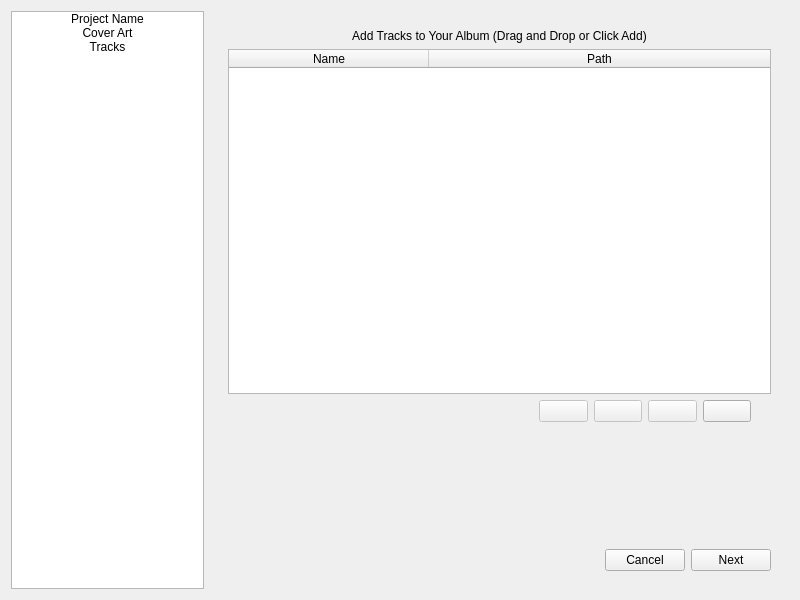
<?xml version="1.0" encoding="UTF-8"?>
<ui version="4.0">
 <class>CreateProjectDialog</class>
 <widget class="QDialog" name="CreateProjectDialog">
  <property name="geometry">
   <rect>
    <x>0</x>
    <y>0</y>
    <width>800</width>
    <height>600</height>
   </rect>
  </property>
  <property name="windowTitle">
   <string>Dialog</string>
  </property>
  <layout class="QHBoxLayout" name="horizontalLayout" stretch="1,3">
   <item>
    <widget class="NoUserSelectListWidget" name="listWidget">
     <property name="selectionMode">
      <enum>QAbstractItemView::SelectionMode::SingleSelection</enum>
     </property>
     <property name="spacing">
      <number>10</number>
     </property>
     <property name="supportedDragActions">
      <set>Qt::DropAction::IgnoreAction</set>
     </property>
     <item>
      <property name="text">
       <string>Project Name</string>
      </property>
      <property name="textAlignment">
       <set>AlignCenter</set>
      </property>
     </item>
     <item>
      <property name="text">
       <string>Cover Art</string>
      </property>
      <property name="textAlignment">
       <set>AlignCenter</set>
      </property>
     </item>
     <item>
      <property name="text">
       <string>Tracks</string>
      </property>
      <property name="textAlignment">
       <set>AlignCenter</set>
      </property>
     </item>
    </widget>
   </item>
   <item>
    <widget class="QWidget" name="widget" native="true">
     <layout class="QVBoxLayout" name="verticalLayout" stretch="20,5,1">
      <item>
       <widget class="QStackedWidget" name="stackedWidget">
        <property name="cursor">
         <cursorShape>ArrowCursor</cursorShape>
        </property>
        <property name="currentIndex">
         <number>2</number>
        </property>
        <widget class="QWidget" name="projectName">
         <layout class="QVBoxLayout" name="verticalLayout_4">
          <property name="leftMargin">
           <number>50</number>
          </property>
          <property name="rightMargin">
           <number>50</number>
          </property>
          <item>
           <widget class="QWidget" name="widget_3" native="true">
            <layout class="QHBoxLayout" name="horizontalLayout_3" stretch="1,5">
             <item>
              <widget class="QLabel" name="label">
               <property name="text">
                <string>Project Name</string>
               </property>
               <property name="alignment">
                <set>Qt::AlignmentFlag::AlignCenter</set>
               </property>
              </widget>
             </item>
             <item>
              <widget class="QLineEdit" name="nameField"/>
             </item>
            </layout>
           </widget>
          </item>
          <item>
           <widget class="QWidget" name="widget_4" native="true">
            <layout class="QHBoxLayout" name="horizontalLayout_6" stretch="1,5">
             <item>
              <widget class="QLabel" name="label_3">
               <property name="text">
                <string>Album Name</string>
               </property>
               <property name="alignment">
                <set>Qt::AlignmentFlag::AlignCenter</set>
               </property>
              </widget>
             </item>
             <item>
              <widget class="QLineEdit" name="albumNameField"/>
             </item>
            </layout>
           </widget>
          </item>
          <item>
           <widget class="QWidget" name="widget_5" native="true">
            <layout class="QHBoxLayout" name="horizontalLayout_7" stretch="1,5">
             <item>
              <widget class="QLabel" name="label_4">
               <property name="text">
                <string>Artist</string>
               </property>
               <property name="alignment">
                <set>Qt::AlignmentFlag::AlignCenter</set>
               </property>
              </widget>
             </item>
             <item>
              <widget class="QLineEdit" name="artistField"/>
             </item>
            </layout>
           </widget>
          </item>
         </layout>
        </widget>
        <widget class="FileDropWidget" name="coverArt">
         <layout class="QVBoxLayout" name="verticalLayout_2">
          <item>
           <widget class="QLabel" name="imageLabel">
            <property name="text">
             <string>Add an Image For Your Album's Cover Art (Drag and Drop or Click Browse)</string>
            </property>
            <property name="alignment">
             <set>Qt::AlignmentFlag::AlignCenter</set>
            </property>
           </widget>
          </item>
          <item>
           <layout class="QHBoxLayout" name="horizontalLayout_4">
            <property name="leftMargin">
             <number>10</number>
            </property>
            <property name="rightMargin">
             <number>10</number>
            </property>
            <item>
             <widget class="QLineEdit" name="fileTxt">
              <property name="readOnly">
               <bool>true</bool>
              </property>
             </widget>
            </item>
            <item>
             <widget class="QPushButton" name="browseBtn">
              <property name="text">
               <string>Browse...</string>
              </property>
             </widget>
            </item>
           </layout>
          </item>
         </layout>
        </widget>
        <widget class="FileDropWidget" name="tracks">
         <layout class="QVBoxLayout" name="verticalLayout_3">
          <item>
           <widget class="QLabel" name="label_2">
            <property name="text">
             <string>Add Tracks to Your Album (Drag and Drop or Click Add)</string>
            </property>
            <property name="alignment">
             <set>Qt::AlignmentFlag::AlignCenter</set>
            </property>
           </widget>
          </item>
          <item>
           <widget class="QTableWidget" name="tracksTable">
            <property name="selectionBehavior">
             <enum>QAbstractItemView::SelectionBehavior::SelectRows</enum>
            </property>
            <attribute name="horizontalHeaderVisible">
             <bool>true</bool>
            </attribute>
            <attribute name="horizontalHeaderMinimumSectionSize">
             <number>19</number>
            </attribute>
            <attribute name="horizontalHeaderDefaultSectionSize">
             <number>200</number>
            </attribute>
            <attribute name="horizontalHeaderStretchLastSection">
             <bool>true</bool>
            </attribute>
            <column>
             <property name="text">
              <string>Name</string>
             </property>
            </column>
            <column>
             <property name="text">
              <string>Path</string>
             </property>
            </column>
           </widget>
          </item>
          <item>
           <layout class="QHBoxLayout" name="horizontalLayout_5" stretch="6,1,1,1,1">
            <property name="leftMargin">
             <number>20</number>
            </property>
            <property name="rightMargin">
             <number>20</number>
            </property>
            <item>
             <spacer name="horizontalSpacer_2">
              <property name="orientation">
               <enum>Qt::Orientation::Horizontal</enum>
              </property>
              <property name="sizeHint" stdset="0">
               <size>
                <width>40</width>
                <height>20</height>
               </size>
              </property>
             </spacer>
            </item>
            <item>
             <widget class="QPushButton" name="downBtn">
              <property name="enabled">
               <bool>false</bool>
              </property>
              <property name="text">
               <string/>
              </property>
              <property name="icon">
               <iconset theme="QIcon::ThemeIcon::GoDown"/>
              </property>
             </widget>
            </item>
            <item>
             <widget class="QPushButton" name="upBtn">
              <property name="enabled">
               <bool>false</bool>
              </property>
              <property name="text">
               <string/>
              </property>
              <property name="icon">
               <iconset theme="QIcon::ThemeIcon::GoUp"/>
              </property>
             </widget>
            </item>
            <item>
             <widget class="QPushButton" name="removeBtn">
              <property name="enabled">
               <bool>false</bool>
              </property>
              <property name="text">
               <string/>
              </property>
              <property name="icon">
               <iconset theme="QIcon::ThemeIcon::DialogError"/>
              </property>
             </widget>
            </item>
            <item>
             <widget class="QPushButton" name="addBtn">
              <property name="text">
               <string/>
              </property>
              <property name="icon">
               <iconset theme="QIcon::ThemeIcon::ListAdd"/>
              </property>
             </widget>
            </item>
           </layout>
          </item>
         </layout>
        </widget>
       </widget>
      </item>
      <item>
       <spacer name="verticalSpacer">
        <property name="orientation">
         <enum>Qt::Orientation::Vertical</enum>
        </property>
        <property name="sizeHint" stdset="0">
         <size>
          <width>20</width>
          <height>40</height>
         </size>
        </property>
       </spacer>
      </item>
      <item>
       <widget class="QWidget" name="widget_2" native="true">
        <layout class="QHBoxLayout" name="horizontalLayout_2">
         <item>
          <spacer name="horizontalSpacer">
           <property name="orientation">
            <enum>Qt::Orientation::Horizontal</enum>
           </property>
           <property name="sizeHint" stdset="0">
            <size>
             <width>561</width>
             <height>20</height>
            </size>
           </property>
          </spacer>
         </item>
         <item>
          <widget class="QPushButton" name="cancelBtn">
           <property name="text">
            <string>Cancel</string>
           </property>
          </widget>
         </item>
         <item>
          <widget class="QPushButton" name="nextBtn">
           <property name="text">
            <string>Next</string>
           </property>
          </widget>
         </item>
        </layout>
       </widget>
      </item>
     </layout>
    </widget>
   </item>
  </layout>
 </widget>
 <customwidgets>
  <customwidget>
   <class>NoUserSelectListWidget</class>
   <extends>QListWidget</extends>
   <header>src/widgets/nouserselectlistwidget.h</header>
  </customwidget>
  <customwidget>
   <class>FileDropWidget</class>
   <extends>QWidget</extends>
   <header location="global">src/widgets/filedropwidget.h</header>
   <container>1</container>
  </customwidget>
 </customwidgets>
 <resources/>
 <connections/>
</ui>
